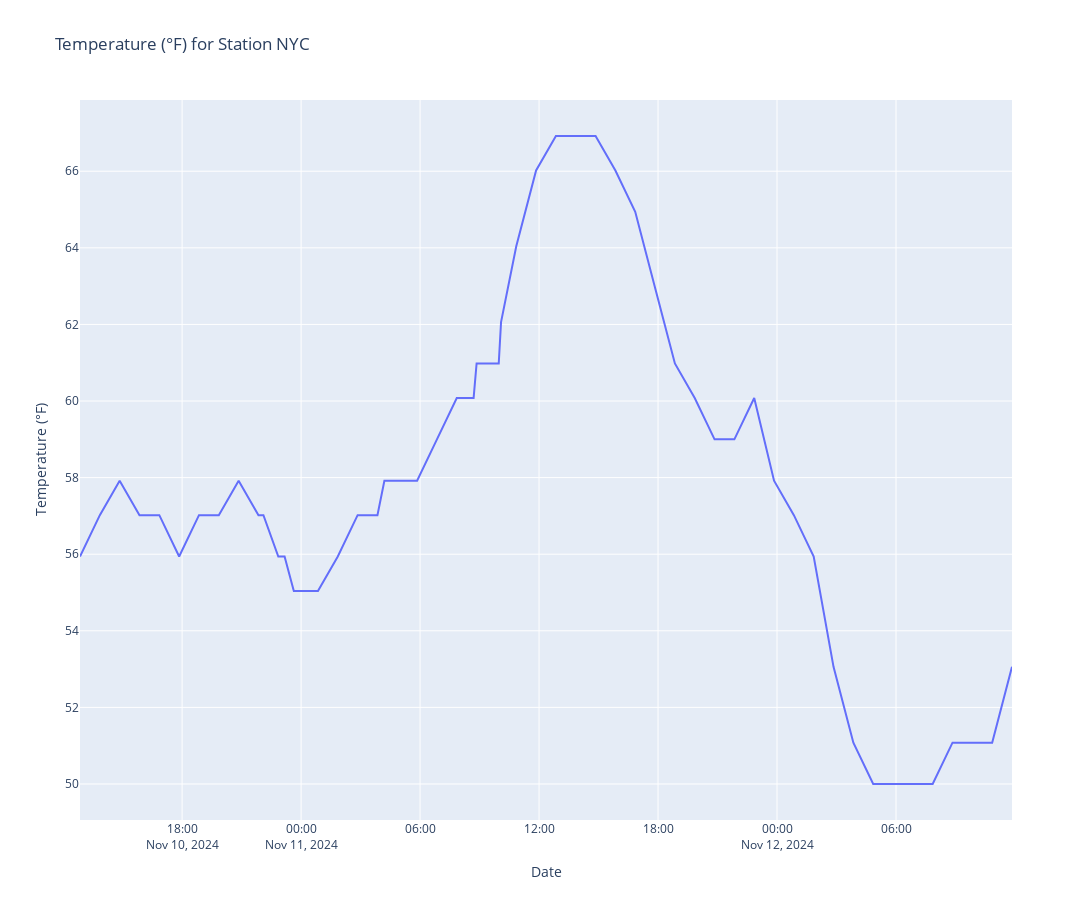

Notebook cell for this chart:
### Code cell
import pandas as pd
pd.options.plotting.backend = "plotly"

import plotly.express as px

fig = px.line(df, y="temperature", title=f"Temperature (°F) for Station {station}", width=1800, height=900)
fig.update_traces(mode="lines", hovertemplate=None)
fig.update_layout(hovermode="x")
fig.update_yaxes(title="Temperature (°F)")
fig.update_xaxes(title="Date")

fig.show()
